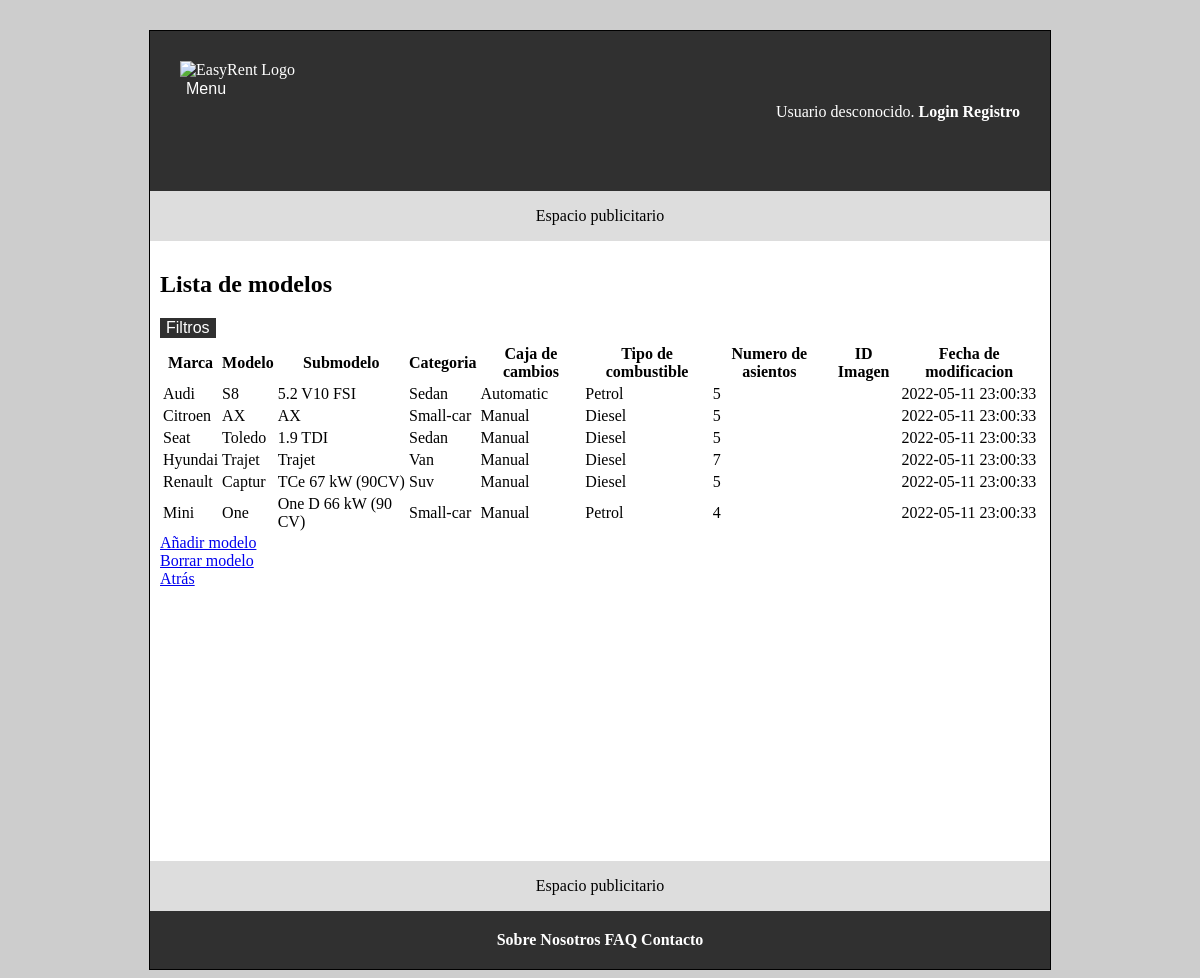
The page /modelsAdmin.php on the database its author committed.
### tables this page shows
create table
  Model (
    m_id serial primary key,
    brand varchar(40),
    model varchar(40),
    submodel varchar(40) unique not null,
    gearbox enum('Manual', 'Automatic', 'Semi-automatic', 'Duplex'),
    category enum('Coupe', 'Pickup', 'Roadster', 'Sedan', 'Small-car', 'Suv', 'Van'),
    fuelType enum ('Diesel', 'Electric-hybrid', 'Electric', 'Petrol', 'Plug-in-hybrid') not null,
    seatCount tinyint not null,
    vehicleImg bigint unsigned,
    fecha TIMESTAMP DEFAULT CURRENT_TIMESTAMP  ON UPDATE CURRENT_TIMESTAMP,
    foreign key (vehicleImg) references Image(img_id),
    check (seatCount regexp '^[2-9]{1}$')
  );

### includes/service/ModelService.php (called while the page is built, shortened)
<?php
class ModelService {
    private $modelRepository;
    private static $instance;
    private function __construct() {
        $this->modelRepository = $GLOBALS['db_model_repository'];
    }
    public static function getInstance()
    {
        if (!self::$instance instanceof self) {
            self::$instance = new self();
        }
        return self::$instance;
    }
    public function readAllModels(){
        $models = $this->modelRepository->findAll();
        return $models;
    }
}

### includes/persistance/repository/MysqlConnector.php (called while the page is built, shortened)
<?php
class MysqlConnector implements DatabaseConnection {
    private static $instance;
    private $mysqli;
    private function __construct()
    {
        $this->mysqli = null;
    }
    public static function getInstance()
    {
        if (self::$instance === null)
            self::$instance = new self;
        return self::$instance;
    }
    public function getConnection()
    {
        if ($this->mysqli == null) {
            $mysqli = new mysqli(BD_HOST, BD_USER, BD_PASS, BD_NAME, BD_PORT);
            $this->mysqli = $mysqli;
        }
        return $this->mysqli;
    }
    public function prepare($sql) {
        return self::getInstance()->getConnection()->prepare($sql);
    }
}

### includes/persistance/repository/MysqlModelRepository.php (called while the page is built, shortened)
<?php
class MysqlModelRepository extends AbstractMysqlRepository {
    public function findAll() : array
    {
        $models = [];
        $sql = sprintf("select * from Model");
        $stmt = $this->db->prepare($sql);
        $stmt->execute();
        $result = $stmt->get_result();
        while ($row = $result->fetch_assoc()) {
            $model = new Model($row['m_id'], $row['brand'], $row['model'], $row['submodel'], $row['gearbox'], $row['category'], $row['fuelType'], $row['seatCount'], $row['vehicleImg'], $row['fecha']);
            $models[] = $model;
        }
        return $models;
    }
}

### includes/persistance/lists/ModelList.php (called while the page is built, shortened)
<?php
class ModelList
{
    private $array;
    public function __construct($array = array())
    {
        $this->array = $array;
    }
    public function getArray()
    {
        return $this->array;
    }
}

### includes/persistance/entity/Model.php (called while the page is built, shortened)
<?php
class Model
{
    private $brand;
    private $model;
    private $submodel;
    private $gearbox;
    private $category;
    private $fuelType;
    private $seatCount;
    private $timeStamp;
    public function __construct($m_id, $brand, $model, $submodel, $gearbox, $category, $fuelType, $seatCount, $image, $timeStamp = null)
    {
        $this->brand = $brand;
        $this->model = $model;
        $this->submodel = $submodel;
        $this->gearbox = $gearbox;
        $this->category = $category;
        $this->fuelType = $fuelType;
        $this->seatCount = $seatCount;
        $this->timeStamp = $timeStamp;
    }
    public function getBrand()
    {
        return $this->brand;
    }
    public function getModel()
    {
        return $this->model;
    }
    public function getSubmodel()
    {
        return $this->submodel;
    }
    public function getGearbox()
    {
        return $this->gearbox;
    }
    public function getCategory()
    {
        return $this->category;
    }
    public function getFuelType()
    {
        return $this->fuelType;
    }
    public function getSeatCount()
    {
        return $this->seatCount;
    }
    public function getTimeStamp()
    {
        return $this->timeStamp;
    }
}

### modelsAdmin.php (the view, shortened to what this page needs)
<?php
$modelService = ModelService::getInstance();
$defaultFunctions = array('cmpBrand', 'cmpModel', 'cmpCategory', 'cmpGearbox', 'cmpFuelType', 'cmpSeatCount', 'cmpFecha');
$functionNames = ['cmpBrand' => 'Marca', 'cmpModel' => 'Modelo', 'cmpCategory' => 'Categoria', 'cmpGearbox' => 'Caja de cambios', 'cmpFuelType' => 'Tipor de combustible', 'cmpSeatCount' => 'Numero de asientos', 'cmpFecha' => 'Fecha de modificacion'];
$modelsList = new ModelList($modelService->readAllModels());
$rutaApp = RUTA_APP;
$filterSelector = '';
if(!empty($defaultFunctions)){
    foreach($defaultFunctions as $function) {
        $filterSelector .= "<a href=\"{$rutaApp}/src/modelsAdmin.php?orderModelsBy={$function}\">{$functionNames[$function]}</a>";
    }
}
$filterSelector .= '';
$contenidoPrincipal = <<<EOS
    <div>
    <h2>Lista de modelos</h2>
    <div class="dropdown">
    <button class="dropbtn" style="float:left">Filtros</button>
    <div class="dropdown-content">
    $filterSelector
    </div>
    </div>
    <div>
    <table>
        <tr>
            <th>Marca</th>
            <th>Modelo</th>
            <th>Submodelo</th>
            <th>Categoria</th>
            <th>Caja de cambios</th>
            <th>Tipo de combustible</th>
            <th>Numero de asientos</th>
            <th>ID Imagen</th>
            <th>Fecha de modificacion</th>
        </tr>
EOS;
foreach($modelsList->getArray() as $model) {
    $contenidoPrincipal .= <<<EOS
        <tr>
            <td>{$model->getBrand()}</td>
            <td>{$model->getModel()}</td>
            <td>{$model->getSubmodel()}</td>
            <td>{$model->getCategory()}</td>
            <td>{$model->getGearbox()}</td>
            <td>{$model->getFuelType()}</td>
            <td>{$model->getSeatCount()}</td>
            <td>{$model->getImage()}</td>
            <td>{$model->getTimeStamp()}</td>
        </tr>
    EOS;
}
$contenidoPrincipal .= <<<EOS
    </table>
    </div>
    </div>
    <div>
    <div class="info">
    <a href="nuevoModelo.php">Añadir modelo</a>
    </div>
    <div class="info">
    <a href="borrarModelo.php">Borrar modelo</a>
    </div>
    <div id="anteriorUrl">
    <a href="admin.php">Atrás</a>
    </div>
    </div>
EOS;
require __DIR__.'/includes/vistas/plantillas/plantilla.php';

### estilo.css (style rules this page uses)
body { background-color: #cdcdcd; }
button.dropbtn { background-color: #303030; color: white; font-size: 16px; border: none; cursor: pointer; }
div.dropdown { position: relative; display: inline-block; }
button, a.boton { border: 1px solid black; font-size: 0.9em; font-family: Arial; font-weight: 400; }

### rows shown on the page
model: brand "Audi", model "S8", submodel "5.2 V10 FSI", category "Sedan", gearbox "Automatic", fuelType "Petrol", seatCount "5", fecha "2022-05-11 23:00:33"
model: brand "Citroen", model "AX", submodel "AX", category "Small-car", gearbox "Manual", fuelType "Diesel", seatCount "5", fecha "2022-05-11 23:00:33"
model: brand "Seat", model "Toledo", submodel "1.9 TDI", category "Sedan", gearbox "Manual", fuelType "Diesel", seatCount "5", fecha "2022-05-11 23:00:33"
model: brand "Hyundai", model "Trajet", submodel "Trajet", category "Van", gearbox "Manual", fuelType "Diesel", seatCount "7", fecha "2022-05-11 23:00:33"
model: brand "Renault", model "Captur", submodel "TCe 67 kW (90CV)", category "Suv", gearbox "Manual", fuelType "Diesel", seatCount "5", fecha "2022-05-11 23:00:33"
model: brand "Mini", model "One", submodel "One D 66 kW (90 CV)", category "Small-car", gearbox "Manual", fuelType "Petrol", seatCount "4", fecha "2022-05-11 23:00:33"

### other values the page prints
$banner "Espacio publicitario"
